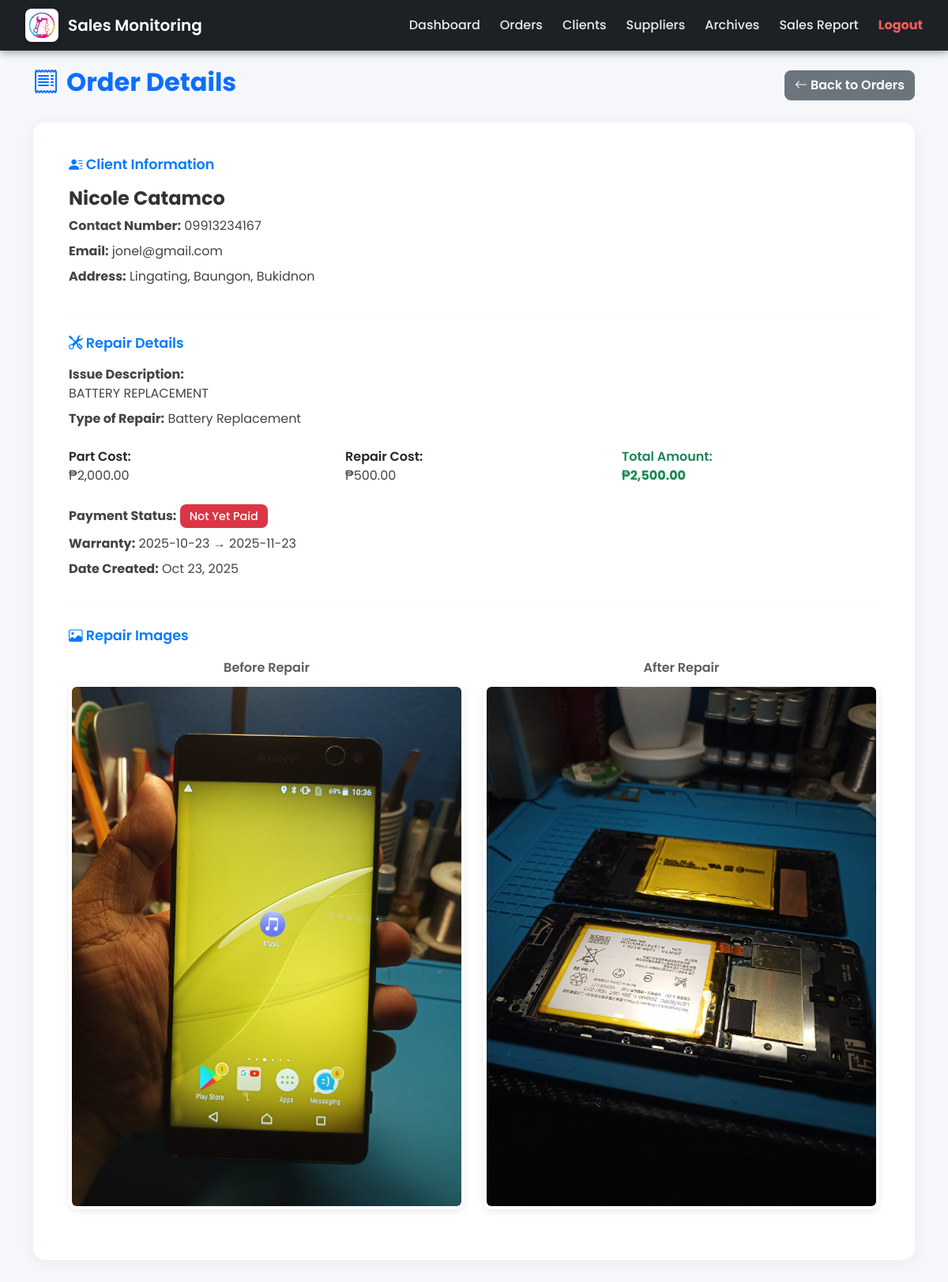
/pages/order_details.php?id=22 (signed in), run on the app's committed database.
### tables this page shows
CREATE TABLE `orders` (
  `order_id` int(11) NOT NULL,
  `client_id` int(11) NOT NULL,
  `issue` text DEFAULT NULL,
  `type_of_repair` text DEFAULT NULL,
  `total_amount` decimal(10,2) NOT NULL DEFAULT 0.00,
  `status` enum('Pending','On Going','Done','Finished','Pending Payment') DEFAULT 'Pending',
  `payment_status` enum('Not Yet Paid','Paid Downpayment','Paid Full in Cash','Pending','Paid','Unpaid') DEFAULT 'Not Yet Paid',
  `warranty_start` date DEFAULT curdate(),
  `warranty_end` date DEFAULT NULL,
  `date_created` datetime DEFAULT current_timestamp(),
  `created_at` timestamp NOT NULL DEFAULT current_timestamp(),
  `before_image` varchar(255) DEFAULT NULL,
  `after_image` varchar(255) DEFAULT NULL,
  `is_archived` tinyint(1) DEFAULT 0
);

CREATE TABLE `clients` (
  `client_id` int(11) NOT NULL,
  `fullname` varchar(255) NOT NULL,
  `contact_number` varchar(50) NOT NULL,
  `address` text NOT NULL,
  `email` varchar(255) NOT NULL,
  `date_added` datetime DEFAULT current_timestamp()
);

CREATE TABLE `order_details` (
  `detail_id` int(11) NOT NULL,
  `order_id` int(11) NOT NULL,
  `issue_description` text DEFAULT NULL,
  `part_name` varchar(255) DEFAULT NULL,
  `part_cost` decimal(10,2) DEFAULT NULL,
  `repair_cost` decimal(10,2) DEFAULT NULL,
  `category` varchar(100) DEFAULT NULL,
  `total_cost` decimal(10,2) NOT NULL DEFAULT 0.00,
  `photo` varchar(255) DEFAULT NULL,
  `date_added` datetime DEFAULT current_timestamp()
);

### pages/order_details.php (the view, shortened to what this page needs)
<?php
include('../db_connect.php');
$order_id = $_GET['id'] ?? 0;
$query = "
  SELECT
    o.order_id,
    o.client_id,
    o.issue,
    o.type_of_repair,
    o.payment_status,
    o.warranty_start,
    o.warranty_end,
    o.date_created,
    o.before_image,
    o.after_image,
    c.fullname,
    c.contact_number,
    c.email,
    c.address,
    d.part_cost,
    d.repair_cost,
    d.total_cost
  FROM orders o
  LEFT JOIN clients c ON o.client_id = c.client_id
  LEFT JOIN order_details d ON o.order_id = d.order_id
  WHERE o.order_id = ?
  LIMIT 1
";
$stmt = $conn->prepare($query);
$stmt->bind_param("i", $order_id);
$stmt->execute();
$result = $stmt->get_result();
$order = $result->fetch_assoc();
?>
<?php include('../includes/header.php'); ?>
<main class="main-content">
  <div class="container">
    <?php if ($order): ?>
      <div class="d-flex justify-content-between align-items-center mb-4">
        <h2 class="fw-bold text-primary"><i class="bi bi-receipt"></i> Order Details</h2>
        <a href="orders.php" class="btn btn-secondary">
          <i class="bi bi-arrow-left"></i> Back to Orders
        </a>
      </div>
      <div class="card">
        <div class="section-title"><i class="bi bi-person-lines-fill"></i> Client Information</div>
        <h4><?php echo htmlspecialchars($order['fullname']); ?></h4>
        <p><strong>Contact Number:</strong> <?php echo htmlspecialchars($order['contact_number']); ?></p>
        <p><strong>Email:</strong> <?php echo htmlspecialchars($order['email']); ?></p>
        <p><strong>Address:</strong> <?php echo htmlspecialchars($order['address']); ?></p>
        <hr>
        <div class="section-title"><i class="bi bi-tools"></i> Repair Details</div>
        <p><strong>Issue Description:</strong><br><?php echo nl2br(htmlspecialchars($order['issue'])); ?></p>
        <p><strong>Type of Repair:</strong> <?php echo htmlspecialchars($order['type_of_repair']); ?></p>
        <div class="row my-3">
          <div class="col-md-4">
            <label class="fw-semibold">Part Cost:</label>
            <p>₱<?php echo number_format($order['part_cost'] ?? 0, 2); ?></p>
          </div>
          <div class="col-md-4">
            <label class="fw-semibold">Repair Cost:</label>
            <p>₱<?php echo number_format($order['repair_cost'] ?? 0, 2); ?></p>
          </div>
          <div class="col-md-4">
            <label class="fw-semibold text-success">Total Amount:</label>
            <p class="text-success fw-bold">₱<?php echo number_format($order['total_cost'] ?? 0, 2); ?></p>
          </div>
        </div>
        <p><strong>Payment Status:</strong>
          <span class="badge
            <?php
              echo match($order['payment_status']) {
                'Downpayment' => 'bg-warning text-dark',
                'Paid in Cash' => 'bg-success text-white',
                'Installment' => 'bg-info text-white',
                'Not Yet Paid' => 'bg-danger text-white',
                default => 'bg-light text-dark'
              };
            ?>">
            <?php echo htmlspecialchars($order['payment_status']); ?>
          </span>
        </p>
        <p><strong>Warranty:</strong>
          <?php echo htmlspecialchars($order['warranty_start']); ?> →
          <?php echo htmlspecialchars($order['warranty_end']); ?>
        </p>
        <p><strong>Date Created:</strong>
          <?php echo date('M d, Y', strtotime($order['date_created'])); ?>
        </p>
        <hr>
        <div class="section-title"><i class="bi bi-image"></i> Repair Images</div>
        <div class="row text-center">
          <div class="col-md-6 mb-4">
            <label class="fw-semibold text-muted d-block mb-2">Before Repair</label>
            <?php if (!empty($order['before_image'])): ?>
              <img src="../assets/uploads/<?php echo htmlspecialchars($order['before_image']); ?>"
                   alt="Before Repair"
                   class="img-thumbnail"
                   style="max-width: 100%; border-radius: 10px;">
            <?php else: ?>
              <div class="alert alert-secondary py-3">No Before Image Available</div>
            <?php endif; ?>
          </div>
          <div class="col-md-6 mb-4">
            <label class="fw-semibold text-muted d-block mb-2">After Repair</label>
            <?php if (!empty($order['after_image'])): ?>
              <img src="../assets/uploads/<?php echo htmlspecialchars($order['after_image']); ?>"
                   alt="After Repair"
                   class="img-thumbnail"
                   style="max-width: 100%; border-radius: 10px;">
            <?php else: ?>
              <div class="alert alert-secondary py-3">No After Image Uploaded</div>
            <?php endif; ?>
          </div>
        </div>
      </div>
    <?php else: ?>
      <div class="alert alert-warning text-center shadow-sm mt-5 p-4 rounded">
        <i class="bi bi-exclamation-triangle"></i> Order not found.
      </div>
    <?php endif; ?>
  </div>
</main>
<?php include('../includes/footer.php'); ?>

### includes/header.php (style rules this page uses)
body { font-family: 'Poppins', sans-serif; margin: 0; }
main, .dashboard-container { padding-top: 85px !important; }

### pages/order_details.php (style rules this page uses)
body { background-color: #f5f7fa; font-family: 'Poppins', sans-serif; }
.main-content { padding: 60px 0; min-height: 100vh; }
h2 { font-weight: 700; color: #007bff; }
.card { background: #fff; border: none; border-radius: 15px; box-shadow: 0 4px 20px rgba(0,0,0,0.05); padding: 40px 45px; }
.card h4 { font-weight: 700; color: #333; }
.card p { color: #444; margin-bottom: 8px; }
hr { border-top: 1px solid #eaeaea; margin: 25px 0; }
.badge { font-size: 0.9rem; padding: 8px 12px; border-radius: 8px; font-weight: 500; }
.fw-bold.text-primary { display: flex; align-items: center; gap: 10px; }
.section-title { font-weight: 600; color: #007bff; margin-bottom: 15px; font-size: 1.1rem; }
.btn-secondary { border-radius: 8px; font-weight: 600; }
.img-thumbnail { border: none; box-shadow: 0 3px 10px rgba(0,0,0,0.08); transition: transform 0.3s ease; }

### data on the page
orders: client.fullname "Nicole Catamco", client.contact_number "09913234167", client.email "jonel@gmail.com", client.address "Lingating, Baungon, Bukidnon", issue "BATTERY REPLACEMENT", type_of_repair "Battery Replacement", order_details.part_cost "2,000.00", order_details.repair_cost "500.00", order_details.total_cost "2,500.00", payment_status "Not Yet Paid", warranty_start "2025-10-23", warranty_end "2025-11-23", date_created "Oct 23, 2025", before_image (picture), after_image (picture)
